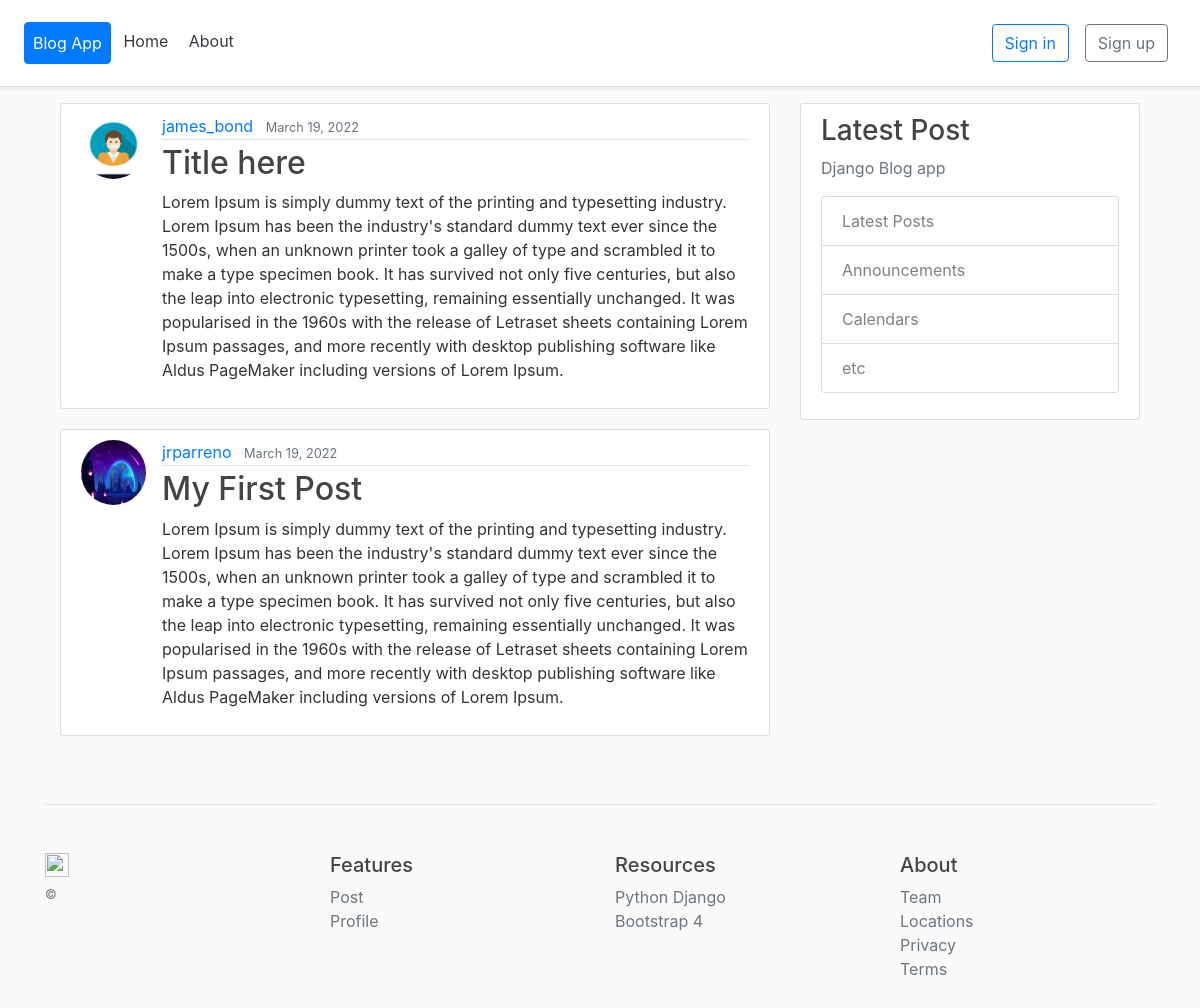
The page / on the database its author committed.
### blog/models.py (models this page shows, shortened)
class Post(models.Model):
    title = models.CharField(max_length=100)
    content = models.TextField()
    date_posted = models.DateTimeField(default=timezone.now())
    author = models.ForeignKey(User, on_delete=models.CASCADE)

### users/models.py (models this page shows, shortened)
class Profile(models.Model):
    user = models.OneToOneField(User, on_delete=models.CASCADE)
    image = models.ImageField(default='default.jpeg', upload_to='profile_pics')

### blog/views.py (the view)
# urls.py: path('', home, name="home"),
def home(request):
    posts = Post.objects.all().order_by('-date_posted')
    data = {
        "posts": posts
    }
    return render(request, 'blog/home.html', data)

### templates/blog/home.html
{% extends 'base/base.html' %}
{% block content %}
    {% for post in posts %}
        <article class="media content-section">
            <img class="rounded-circle article-img" src="{{ post.author.profile.image.url }}" />
            <div class="media-body">
                <div class="article-metadata">
                    <a class="mr-2" href="#">{{ post.author }}</a>
                    <small class="text-muted">{{ post.date_posted|date:"F d, Y" }}</small>
                </div>
                <h2><a class="article-title" href="">{{ post.title }}</a></h2>
                <p class="article-content">{{ post.content }}</p>
            </div>
        </article>
        {% endfor %}
{% endblock content %}

### templates/base/base.html (shortened to what this page needs)
{% load static %}
<!DOCTYPE html>
<html lang="en">
<head>
    <link rel="stylesheet" href="https://stackpath.bootstrapcdn.com/bootstrap/4.1.3/css/bootstrap.min.css"
>
    <link rel="stylesheet" href="{% static 'main.css' %}" type="text/css" />
</head>
<body>
<div class="d-flex flex-column flex-md-row align-items-center p-3 px-md-4 mb-3 bg-white border-bottom shadow-sm">
        <nav class="my-0 mr-md-auto">
            <a class="btn btn-primary p-2 text-white" href="#">Blog App</a>
            <a class="p-2 text-dark" href="{% url 'home' %}">Home</a>
            <a class="p-2 text-dark" href="{% url 'about' %}">About</a>
        </nav>
        {% if user.is_authenticated %}
        <nav class="my-2 my-md-0 mr-md-3">
            <a class="p-2 text-dark" href="">New Post</a>
            <a class="p-2 text-dark" href="">Profile</a>
        </nav>
        <a class="btn btn-outline-primary" href="{% url 'logout' %}">Logout</a>
        {% else %}
        <a class="btn btn-outline-primary m-2" href="{% url 'login' %}">Sign in</a>
        <a class="btn btn-outline-secondary m-2" href="{% url 'register' %}">Sign up</a>
        {% endif %}
    </div>
<div class="container">
        <main role="main" class="container">
            <div class="row">
                <div class="col-md-8">
                    {% block content %} {% endblock content %}
                </div>
                <div class="col-md-4">
                    <div class="content-section">
                        <h3>Latest Post</h3>
                        <p class='text-muted'>Django Blog app
                        <ul class="list-group">
                            <li class="list-group-item list-group-item-light">Latest Posts</li>
                            <li class="list-group-item list-group-item-light">Announcements</li>
                            <li class="list-group-item list-group-item-light">Calendars</li>
                            <li class="list-group-item list-group-item-light">etc</li>
                        </ul>
                        </p>
                    </div>
                </div>
            </div>
        </main>
        <footer class="pt-4 my-md-5 pt-md-5 border-top">
            <div class="row">
                <div class="col-12 col-md">
                    <img class="mb-2" src="" alt="" width="24" height="24">
                    <small class="d-block mb-3 text-muted">&copy;</small>
                </div>
                <div class="col-6 col-md">
                    <h5>Features</h5>
                    <ul class="list-unstyled text-small">
                        <li><a class="text-muted" href="#">Post</a></li>
                        <li><a class="text-muted" href="#">Profile</a></li>
                    </ul>
                </div>
                <div class="col-6 col-md">
                    <h5>Resources</h5>
                    <ul class="list-unstyled text-small">
                        <li><a class="text-muted" href="#">Python Django</a></li>
                        <li><a class="text-muted" href="#">Bootstrap 4</a></li>
                    </ul>
                </div>
                <div class="col-6 col-md">
                    <h5>About</h5>
                    <ul class="list-unstyled text-small">
                        <li><a class="text-muted" href="#">Team</a></li>
                        <li><a class="text-muted" href="#">Locations</a></li>
                        <li><a class="text-muted" href="#">Privacy</a></li>
                        <li><a class="text-muted" href="#">Terms</a></li>
                    </ul>
                </div>
            </div>
        </footer>
    </div>
</body>
</html>

### blog/static/main.css (style rules this page uses)
body { background: #fafafa; color: #333333; }
h1, h2, h3, h4, h5, h6 { color: #444444; }
ul { margin: 0; }
.content-section { background: #ffffff; padding: 10px 20px; border: 1px solid #dddddd; border-radius: 3px; margin-bottom: 20px; }
.article-title { color: #444444; }
.article-content { white-space: pre-line; }
.article-img { height: 65px; width: 65px; margin-right: 16px; }
.article-metadata { padding-bottom: 1px; margin-bottom: 4px; border-bottom: 1px solid #e3e3e3; }

### rows shown on the page
Post: author.profile.image (placeholder picture), author "james_bond", date_posted "March 19, 2022", title "Title here", content "Lorem Ipsum is simply dummy text of the printing and typesetting industry. Lorem Ipsum has been the industry's standard dummy text ever since the 1500s, when an unknown printer took a galley of type and scrambled it to make a type specimen book. It has survived not only five centuries, but also the leap into electronic typesetting, remaining essentially unchanged. It was popularised in the 1960s with the release of Letraset sheets containing Lorem Ipsum passages, and more recently with desktop publishing software like Aldus PageMaker including versions of Lorem Ipsum."
Post: author.profile.image (picture), author "jrparreno", date_posted "March 19, 2022", title "My First Post", content "Lorem Ipsum is simply dummy text of the printing and typesetting industry. Lorem Ipsum has been the industry's standard dummy text ever since the 1500s, when an unknown printer took a galley of type and scrambled it to make a type specimen book. It has survived not only five centuries, but also the leap into electronic typesetting, remaining essentially unchanged. It was popularised in the 1960s with the release of Letraset sheets containing Lorem Ipsum passages, and more recently with desktop publishing software like Aldus PageMaker including versions of Lorem Ipsum."
